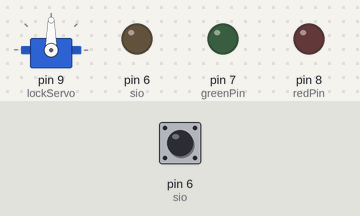
A sketch run on a simulated Arduino Uno, built with avr-gcc and run on an emulated ATmega328P. Shown: servo, output pins drawn as LEDs (lit = HIGH). The test bench sets the inputs (shaded band); at power-on: pin 6 (sio) HIGH.

Above: at 0.1 s.
At 2.6 s:
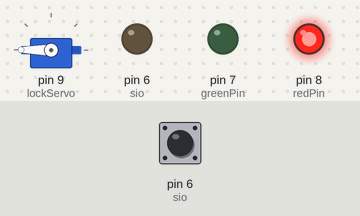
Timing chart, 0 to 4.1 s (numbered marks = the images above):
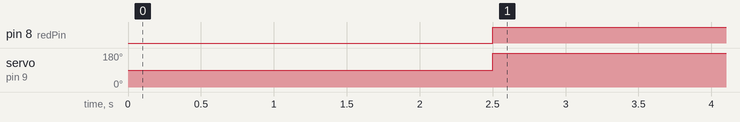

Measured:
- by itself, pin 8 (redPin): LOW → HIGH at 2.5 s
- by itself, servo on pin 9 (lockServo): 90° → 180° at 2.5 s

The sketch:

Colour_Project.ino
```cpp
#include <SoftwareSerial.h>
#include <Servo.h>

#define sio 6       // ColorPAL connected to pin 6
#define unused 255  // Non-existant pin # for SoftwareSerial
#define sioBaud 4800

int redPin = 8, greenPin = 7;

// Received RGB values from ColorPAL
int red;
int grn;
int blu;

// Set up two software serials on the same pin.
SoftwareSerial serin(sio, unused);
SoftwareSerial serout(unused, sio);

Servo lockServo;

void setup() {

  pinMode(redPin, OUTPUT);
  pinMode(greenPin, OUTPUT);

  lockServo.attach(9);

  delay(2000);

  Serial.begin(9600);
  reset();  // Send reset to ColorPal
  serout.begin(sioBaud);
  pinMode(sio, OUTPUT);
  serout.print("=(00 $ m)!");  // Loop print values, see ColorPAL documentation
  serout.end();                // Discontinue serial port for transmitting

  pinMode(sio, INPUT);
  serin.begin(sioBaud);  // Set up serial port for receiving
}

void loop() {
  readData();

  if (blu - 5 > red + 5 && blu - 5 > grn + 5) {
    writeColour(0, 1);
    lockServo.write(0);
  }
  else {
    writeColour(1, 0);
    lockServo.write(180);
  }
}

// Reset ColorPAL; see ColorPAL documentation for sequence
void reset() {
  delay(200);
  pinMode(sio, OUTPUT);
  digitalWrite(sio, LOW);
  pinMode(sio, INPUT);
  while (digitalRead(sio) != HIGH)
    ;
  pinMode(sio, OUTPUT);
  digitalWrite(sio, LOW);
  delay(80);
  pinMode(sio, INPUT);
  delay(200);
}

void readData() {
  char buffer[32];

  if (serin.available() > 0) {
    // Wait for a $ character, then read three 3 digit hex numbers
    buffer[0] = serin.read();
    if (buffer[0] == '$') {
      for (int i = 0; i < 9; i++) {
        while (serin.available() == 0)
          ;  // Wait for next input character
        buffer[i] = serin.read();
        if (buffer[i] == '$')  // Return early if $ character encountered
          return;
      }
      parseAndPrint(buffer);
      delay(10);
    }
  }
}

// Parse the hex data into integers
void parseAndPrint(char* data) {
  sscanf(data, "%3x%3x%3x", &red, &grn, &blu);  // Pull the R, G, and B values from the data string

  char buffer[48];                                                        // create a buffer
  sprintf(buffer, "r = %4.4d    g = %4.4d    b = %4.4d", red, grn, blu);  //print the values into a buffer as formatted integers
  Serial.println(buffer);
}

void writeColour(int redVal, int greenVal) {
  digitalWrite(redPin, redVal);
  digitalWrite(greenPin, greenVal);
}
```
